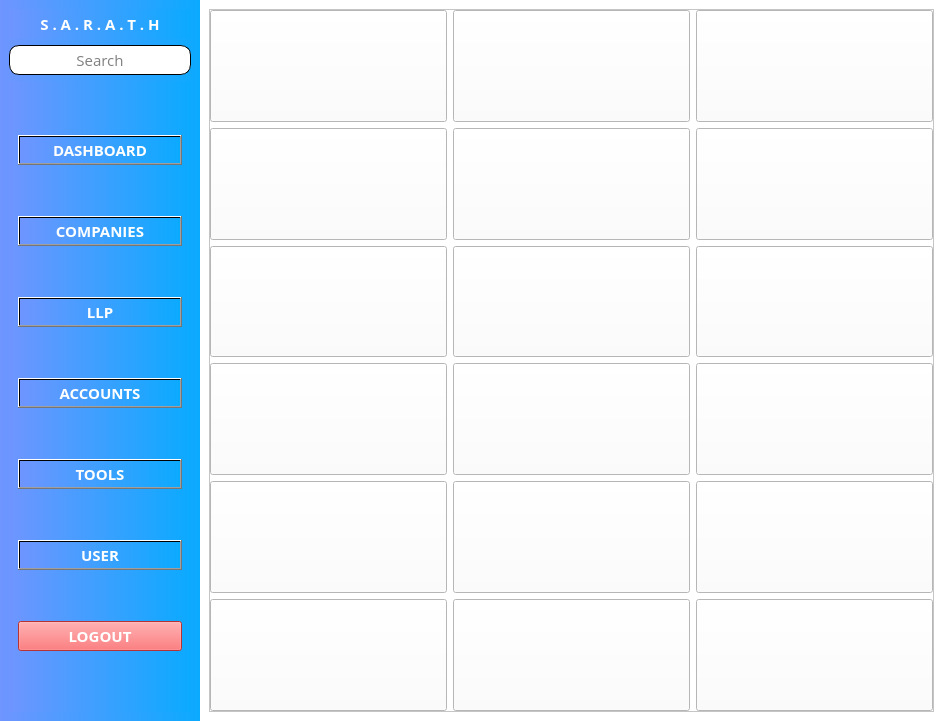
<?xml version="1.0" encoding="UTF-8"?>
<ui version="4.0">
 <class>SARATH</class>
 <widget class="QWidget" name="SARATH">
  <property name="geometry">
   <rect>
    <x>0</x>
    <y>0</y>
    <width>943</width>
    <height>721</height>
   </rect>
  </property>
  <property name="windowTitle">
   <string>S.A.R.A.T.H</string>
  </property>
  <layout class="QGridLayout" name="gridLayout">
   <property name="leftMargin">
    <number>0</number>
   </property>
   <property name="topMargin">
    <number>0</number>
   </property>
   <property name="rightMargin">
    <number>0</number>
   </property>
   <property name="bottomMargin">
    <number>0</number>
   </property>
   <property name="spacing">
    <number>0</number>
   </property>
   <item row="0" column="0">
    <widget class="QWidget" name="SideBar" native="true">
     <property name="sizePolicy">
      <sizepolicy hsizetype="Expanding" vsizetype="Expanding">
       <horstretch>0</horstretch>
       <verstretch>0</verstretch>
      </sizepolicy>
     </property>
     <property name="minimumSize">
      <size>
       <width>200</width>
       <height>0</height>
      </size>
     </property>
     <property name="maximumSize">
      <size>
       <width>200</width>
       <height>16777215</height>
      </size>
     </property>
     <property name="font">
      <font>
       <family>Open Sans</family>
       <pointsize>11</pointsize>
       <weight>50</weight>
       <italic>false</italic>
       <bold>false</bold>
       <stylestrategy>PreferAntialias</stylestrategy>
      </font>
     </property>
     <property name="styleSheet">
      <string notr="true">background-color: rgb(103, 73, 255);
background-color: qlineargradient(spread:pad, x1:0, y1:0, x2:1, y2:0, stop:0 rgba(111, 149, 255, 255), stop:1 rgba(11, 170, 255, 255));</string>
     </property>
     <layout class="QVBoxLayout" name="verticalLayout">
      <item>
       <widget class="QLabel" name="Title">
        <property name="maximumSize">
         <size>
          <width>16777215</width>
          <height>30</height>
         </size>
        </property>
        <property name="font">
         <font>
          <family>Open Sans</family>
          <pointsize>11</pointsize>
          <weight>75</weight>
          <italic>false</italic>
          <bold>true</bold>
          <stylestrategy>PreferAntialias</stylestrategy>
         </font>
        </property>
        <property name="styleSheet">
         <string notr="true">color: rgb(255, 255, 255);</string>
        </property>
        <property name="text">
         <string>S . A . R . A . T . H</string>
        </property>
        <property name="alignment">
         <set>Qt::AlignCenter</set>
        </property>
       </widget>
      </item>
      <item>
       <widget class="QLineEdit" name="SearchBar">
        <property name="minimumSize">
         <size>
          <width>0</width>
          <height>30</height>
         </size>
        </property>
        <property name="maximumSize">
         <size>
          <width>1677215</width>
          <height>16777215</height>
         </size>
        </property>
        <property name="font">
         <font>
          <family>Open Sans</family>
          <pointsize>11</pointsize>
          <weight>50</weight>
          <italic>false</italic>
          <bold>false</bold>
          <stylestrategy>PreferAntialias</stylestrategy>
         </font>
        </property>
        <property name="styleSheet">
         <string notr="true">border:1px outset; 
background-color: rgb(255, 255, 255);
border-radius:10px;  </string>
        </property>
        <property name="alignment">
         <set>Qt::AlignCenter</set>
        </property>
        <property name="placeholderText">
         <string>Search</string>
        </property>
        <property name="clearButtonEnabled">
         <bool>false</bool>
        </property>
       </widget>
      </item>
      <item>
       <widget class="QWidget" name="widget_2" native="true">
        <layout class="QGridLayout" name="gridLayout_4">
         <item row="3" column="0">
          <widget class="QPushButton" name="pushButton_4">
           <property name="font">
            <font>
             <family>Open Sans</family>
             <pointsize>11</pointsize>
             <weight>75</weight>
             <bold>true</bold>
             <stylestrategy>PreferAntialias</stylestrategy>
            </font>
           </property>
           <property name="styleSheet">
            <string notr="true">color: rgb(255, 255, 255);</string>
           </property>
           <property name="text">
            <string>ACCOUNTS</string>
           </property>
          </widget>
         </item>
         <item row="2" column="0">
          <widget class="QPushButton" name="pushButton_3">
           <property name="font">
            <font>
             <family>Open Sans</family>
             <pointsize>11</pointsize>
             <weight>75</weight>
             <bold>true</bold>
             <stylestrategy>PreferAntialias</stylestrategy>
            </font>
           </property>
           <property name="styleSheet">
            <string notr="true">color: rgb(255, 255, 255);</string>
           </property>
           <property name="text">
            <string>LLP</string>
           </property>
          </widget>
         </item>
         <item row="5" column="0">
          <widget class="QPushButton" name="pushButton_6">
           <property name="font">
            <font>
             <family>Open Sans</family>
             <pointsize>11</pointsize>
             <weight>75</weight>
             <bold>true</bold>
             <stylestrategy>PreferAntialias</stylestrategy>
            </font>
           </property>
           <property name="styleSheet">
            <string notr="true">color: rgb(255, 255, 255);</string>
           </property>
           <property name="text">
            <string>USER</string>
           </property>
          </widget>
         </item>
         <item row="1" column="0">
          <widget class="QPushButton" name="pushButton_2">
           <property name="font">
            <font>
             <family>Open Sans</family>
             <pointsize>11</pointsize>
             <weight>75</weight>
             <bold>true</bold>
             <stylestrategy>PreferAntialias</stylestrategy>
            </font>
           </property>
           <property name="styleSheet">
            <string notr="true">color: rgb(255, 255, 255);</string>
           </property>
           <property name="text">
            <string>COMPANIES</string>
           </property>
          </widget>
         </item>
         <item row="4" column="0">
          <widget class="QPushButton" name="pushButton_5">
           <property name="font">
            <font>
             <family>Open Sans</family>
             <pointsize>11</pointsize>
             <weight>75</weight>
             <bold>true</bold>
             <stylestrategy>PreferAntialias</stylestrategy>
            </font>
           </property>
           <property name="styleSheet">
            <string notr="true">color: rgb(255, 255, 255);</string>
           </property>
           <property name="text">
            <string>TOOLS</string>
           </property>
          </widget>
         </item>
         <item row="0" column="0">
          <widget class="QPushButton" name="pushButton">
           <property name="font">
            <font>
             <family>Open Sans</family>
             <pointsize>11</pointsize>
             <weight>75</weight>
             <bold>true</bold>
             <stylestrategy>PreferAntialias</stylestrategy>
            </font>
           </property>
           <property name="styleSheet">
            <string notr="true">color: rgb(255, 255, 255);</string>
           </property>
           <property name="text">
            <string>DASHBOARD</string>
           </property>
           <property name="flat">
            <bool>false</bool>
           </property>
          </widget>
         </item>
         <item row="6" column="0">
          <widget class="QPushButton" name="pushButton_7">
           <property name="font">
            <font>
             <family>Open Sans</family>
             <pointsize>11</pointsize>
             <weight>75</weight>
             <bold>true</bold>
             <stylestrategy>PreferAntialias</stylestrategy>
            </font>
           </property>
           <property name="styleSheet">
            <string notr="true">background-color: rgb(255, 71, 74);
color: rgb(255, 255, 255);</string>
           </property>
           <property name="text">
            <string>LOGOUT</string>
           </property>
          </widget>
         </item>
        </layout>
       </widget>
      </item>
     </layout>
    </widget>
   </item>
   <item row="0" column="1">
    <widget class="QWidget" name="MainArea" native="true">
     <property name="font">
      <font>
       <family>Open Sans</family>
       <pointsize>11</pointsize>
       <weight>50</weight>
       <italic>false</italic>
       <bold>false</bold>
       <stylestrategy>PreferAntialias</stylestrategy>
      </font>
     </property>
     <layout class="QGridLayout" name="gridLayout_6">
      <property name="leftMargin">
       <number>0</number>
      </property>
      <property name="topMargin">
       <number>0</number>
      </property>
      <property name="rightMargin">
       <number>0</number>
      </property>
      <property name="bottomMargin">
       <number>0</number>
      </property>
      <property name="spacing">
       <number>0</number>
      </property>
      <item row="0" column="0">
       <widget class="QWidget" name="MainArea_2" native="true">
        <property name="font">
         <font>
          <family>Open Sans</family>
          <pointsize>11</pointsize>
          <weight>50</weight>
          <italic>false</italic>
          <bold>false</bold>
          <stylestrategy>PreferAntialias</stylestrategy>
         </font>
        </property>
        <property name="styleSheet">
         <string notr="true">background-color: rgb(255, 255, 255);</string>
        </property>
        <layout class="QGridLayout" name="gridLayout_2">
         <item row="0" column="3">
          <widget class="QScrollArea" name="Dispaly">
           <property name="styleSheet">
            <string notr="true">background-color: rgb(255, 255, 255);</string>
           </property>
           <property name="widgetResizable">
            <bool>true</bool>
           </property>
           <widget class="QWidget" name="DisplayWindow">
            <property name="geometry">
             <rect>
              <x>0</x>
              <y>0</y>
              <width>723</width>
              <height>701</height>
             </rect>
            </property>
            <layout class="QGridLayout" name="gridLayout_3">
             <property name="leftMargin">
              <number>0</number>
             </property>
             <property name="topMargin">
              <number>0</number>
             </property>
             <property name="rightMargin">
              <number>0</number>
             </property>
             <property name="bottomMargin">
              <number>0</number>
             </property>
             <property name="spacing">
              <number>6</number>
             </property>
             <item row="5" column="0">
              <widget class="QToolButton" name="Button13">
               <property name="sizePolicy">
                <sizepolicy hsizetype="Expanding" vsizetype="Expanding">
                 <horstretch>0</horstretch>
                 <verstretch>0</verstretch>
                </sizepolicy>
               </property>
               <property name="font">
                <font>
                 <family>Open Sans</family>
                 <pointsize>12</pointsize>
                 <stylestrategy>PreferAntialias</stylestrategy>
                </font>
               </property>
               <property name="iconSize">
                <size>
                 <width>64</width>
                 <height>64</height>
                </size>
               </property>
               <property name="shortcut">
                <string>Ctrl+Alt+/</string>
               </property>
               <property name="toolButtonStyle">
                <enum>Qt::ToolButtonTextUnderIcon</enum>
               </property>
              </widget>
             </item>
             <item row="5" column="1">
              <widget class="QToolButton" name="Button14">
               <property name="sizePolicy">
                <sizepolicy hsizetype="Expanding" vsizetype="Expanding">
                 <horstretch>0</horstretch>
                 <verstretch>0</verstretch>
                </sizepolicy>
               </property>
               <property name="font">
                <font>
                 <family>Open Sans</family>
                 <pointsize>12</pointsize>
                 <stylestrategy>PreferAntialias</stylestrategy>
                </font>
               </property>
               <property name="iconSize">
                <size>
                 <width>64</width>
                 <height>64</height>
                </size>
               </property>
               <property name="shortcut">
                <string>Ctrl+Alt+U</string>
               </property>
               <property name="toolButtonStyle">
                <enum>Qt::ToolButtonTextUnderIcon</enum>
               </property>
              </widget>
             </item>
             <item row="3" column="0">
              <widget class="QToolButton" name="Button7">
               <property name="sizePolicy">
                <sizepolicy hsizetype="Expanding" vsizetype="Expanding">
                 <horstretch>0</horstretch>
                 <verstretch>0</verstretch>
                </sizepolicy>
               </property>
               <property name="font">
                <font>
                 <family>Open Sans</family>
                 <pointsize>12</pointsize>
                 <stylestrategy>PreferAntialias</stylestrategy>
                </font>
               </property>
               <property name="iconSize">
                <size>
                 <width>64</width>
                 <height>64</height>
                </size>
               </property>
               <property name="shortcut">
                <string>Ctrl+Alt+P</string>
               </property>
               <property name="toolButtonStyle">
                <enum>Qt::ToolButtonTextUnderIcon</enum>
               </property>
              </widget>
             </item>
             <item row="5" column="2">
              <widget class="QToolButton" name="Button15">
               <property name="sizePolicy">
                <sizepolicy hsizetype="Expanding" vsizetype="Expanding">
                 <horstretch>0</horstretch>
                 <verstretch>0</verstretch>
                </sizepolicy>
               </property>
               <property name="font">
                <font>
                 <family>Open Sans</family>
                 <pointsize>12</pointsize>
                 <stylestrategy>PreferAntialias</stylestrategy>
                </font>
               </property>
               <property name="iconSize">
                <size>
                 <width>64</width>
                 <height>64</height>
                </size>
               </property>
               <property name="shortcut">
                <string>Ctrl+Alt+]</string>
               </property>
               <property name="toolButtonStyle">
                <enum>Qt::ToolButtonTextUnderIcon</enum>
               </property>
              </widget>
             </item>
             <item row="2" column="0">
              <widget class="QToolButton" name="Button4">
               <property name="sizePolicy">
                <sizepolicy hsizetype="Expanding" vsizetype="Expanding">
                 <horstretch>0</horstretch>
                 <verstretch>0</verstretch>
                </sizepolicy>
               </property>
               <property name="font">
                <font>
                 <family>Open Sans</family>
                 <pointsize>12</pointsize>
                 <weight>50</weight>
                 <bold>false</bold>
                 <stylestrategy>PreferAntialias</stylestrategy>
                </font>
               </property>
               <property name="iconSize">
                <size>
                 <width>64</width>
                 <height>64</height>
                </size>
               </property>
               <property name="shortcut">
                <string>Ctrl+Shift+-</string>
               </property>
               <property name="toolButtonStyle">
                <enum>Qt::ToolButtonTextUnderIcon</enum>
               </property>
              </widget>
             </item>
             <item row="2" column="1">
              <widget class="QToolButton" name="Button5">
               <property name="sizePolicy">
                <sizepolicy hsizetype="Preferred" vsizetype="Preferred">
                 <horstretch>0</horstretch>
                 <verstretch>0</verstretch>
                </sizepolicy>
               </property>
               <property name="font">
                <font>
                 <pointsize>12</pointsize>
                 <stylestrategy>PreferAntialias</stylestrategy>
                </font>
               </property>
               <property name="iconSize">
                <size>
                 <width>64</width>
                 <height>64</height>
                </size>
               </property>
               <property name="shortcut">
                <string>Ctrl+Alt+V</string>
               </property>
               <property name="toolButtonStyle">
                <enum>Qt::ToolButtonTextUnderIcon</enum>
               </property>
              </widget>
             </item>
             <item row="4" column="2">
              <widget class="QToolButton" name="Button12">
               <property name="sizePolicy">
                <sizepolicy hsizetype="Expanding" vsizetype="Expanding">
                 <horstretch>0</horstretch>
                 <verstretch>0</verstretch>
                </sizepolicy>
               </property>
               <property name="font">
                <font>
                 <family>Open Sans</family>
                 <pointsize>12</pointsize>
                 <stylestrategy>PreferAntialias</stylestrategy>
                </font>
               </property>
               <property name="iconSize">
                <size>
                 <width>64</width>
                 <height>64</height>
                </size>
               </property>
               <property name="shortcut">
                <string>Ctrl+Alt+Q</string>
               </property>
               <property name="toolButtonStyle">
                <enum>Qt::ToolButtonTextUnderIcon</enum>
               </property>
              </widget>
             </item>
             <item row="0" column="2">
              <widget class="QToolButton" name="Button3">
               <property name="sizePolicy">
                <sizepolicy hsizetype="Expanding" vsizetype="Expanding">
                 <horstretch>0</horstretch>
                 <verstretch>0</verstretch>
                </sizepolicy>
               </property>
               <property name="font">
                <font>
                 <family>Open Sans</family>
                 <pointsize>12</pointsize>
                 <weight>50</weight>
                 <bold>false</bold>
                 <stylestrategy>PreferAntialias</stylestrategy>
                </font>
               </property>
               <property name="iconSize">
                <size>
                 <width>64</width>
                 <height>64</height>
                </size>
               </property>
               <property name="shortcut">
                <string>Ctrl+Shift+\</string>
               </property>
               <property name="toolButtonStyle">
                <enum>Qt::ToolButtonTextUnderIcon</enum>
               </property>
              </widget>
             </item>
             <item row="4" column="1">
              <widget class="QToolButton" name="Button11">
               <property name="sizePolicy">
                <sizepolicy hsizetype="Expanding" vsizetype="Expanding">
                 <horstretch>0</horstretch>
                 <verstretch>0</verstretch>
                </sizepolicy>
               </property>
               <property name="font">
                <font>
                 <family>Open Sans</family>
                 <pointsize>12</pointsize>
                </font>
               </property>
               <property name="iconSize">
                <size>
                 <width>64</width>
                 <height>64</height>
                </size>
               </property>
               <property name="shortcut">
                <string>Ctrl+Alt+K</string>
               </property>
               <property name="toolButtonStyle">
                <enum>Qt::ToolButtonTextUnderIcon</enum>
               </property>
              </widget>
             </item>
             <item row="6" column="0">
              <widget class="QToolButton" name="Button16">
               <property name="sizePolicy">
                <sizepolicy hsizetype="Expanding" vsizetype="Expanding">
                 <horstretch>0</horstretch>
                 <verstretch>0</verstretch>
                </sizepolicy>
               </property>
               <property name="font">
                <font>
                 <family>Open Sans</family>
                 <pointsize>12</pointsize>
                 <stylestrategy>PreferAntialias</stylestrategy>
                </font>
               </property>
               <property name="iconSize">
                <size>
                 <width>64</width>
                 <height>64</height>
                </size>
               </property>
               <property name="shortcut">
                <string>Ctrl+Alt+Q</string>
               </property>
               <property name="toolButtonStyle">
                <enum>Qt::ToolButtonTextUnderIcon</enum>
               </property>
              </widget>
             </item>
             <item row="0" column="1">
              <widget class="QToolButton" name="Button2">
               <property name="sizePolicy">
                <sizepolicy hsizetype="Expanding" vsizetype="Expanding">
                 <horstretch>0</horstretch>
                 <verstretch>0</verstretch>
                </sizepolicy>
               </property>
               <property name="font">
                <font>
                 <family>Open Sans</family>
                 <pointsize>12</pointsize>
                 <weight>50</weight>
                 <bold>false</bold>
                 <stylestrategy>PreferAntialias</stylestrategy>
                </font>
               </property>
               <property name="iconSize">
                <size>
                 <width>64</width>
                 <height>64</height>
                </size>
               </property>
               <property name="shortcut">
                <string>Ctrl+Shift+Backspace</string>
               </property>
               <property name="toolButtonStyle">
                <enum>Qt::ToolButtonTextUnderIcon</enum>
               </property>
              </widget>
             </item>
             <item row="4" column="0">
              <widget class="QToolButton" name="Button10">
               <property name="sizePolicy">
                <sizepolicy hsizetype="Expanding" vsizetype="Expanding">
                 <horstretch>0</horstretch>
                 <verstretch>0</verstretch>
                </sizepolicy>
               </property>
               <property name="font">
                <font>
                 <family>Open Sans</family>
                 <pointsize>12</pointsize>
                 <stylestrategy>PreferAntialias</stylestrategy>
                </font>
               </property>
               <property name="iconSize">
                <size>
                 <width>64</width>
                 <height>64</height>
                </size>
               </property>
               <property name="shortcut">
                <string>Ctrl+Alt+N</string>
               </property>
               <property name="toolButtonStyle">
                <enum>Qt::ToolButtonTextUnderIcon</enum>
               </property>
              </widget>
             </item>
             <item row="0" column="0">
              <widget class="QToolButton" name="Button1">
               <property name="sizePolicy">
                <sizepolicy hsizetype="Expanding" vsizetype="Expanding">
                 <horstretch>0</horstretch>
                 <verstretch>0</verstretch>
                </sizepolicy>
               </property>
               <property name="font">
                <font>
                 <family>Open Sans</family>
                 <pointsize>12</pointsize>
                 <weight>50</weight>
                 <bold>false</bold>
                 <stylestrategy>PreferAntialias</stylestrategy>
                </font>
               </property>
               <property name="iconSize">
                <size>
                 <width>64</width>
                 <height>64</height>
                </size>
               </property>
               <property name="shortcut">
                <string>Ctrl+Shift+=</string>
               </property>
               <property name="toolButtonStyle">
                <enum>Qt::ToolButtonTextUnderIcon</enum>
               </property>
              </widget>
             </item>
             <item row="2" column="2">
              <widget class="QToolButton" name="Button6">
               <property name="sizePolicy">
                <sizepolicy hsizetype="Expanding" vsizetype="Expanding">
                 <horstretch>0</horstretch>
                 <verstretch>0</verstretch>
                </sizepolicy>
               </property>
               <property name="font">
                <font>
                 <family>Open Sans</family>
                 <pointsize>12</pointsize>
                 <stylestrategy>PreferAntialias</stylestrategy>
                </font>
               </property>
               <property name="iconSize">
                <size>
                 <width>64</width>
                 <height>64</height>
                </size>
               </property>
               <property name="shortcut">
                <string>Ctrl+Alt+M</string>
               </property>
               <property name="toolButtonStyle">
                <enum>Qt::ToolButtonTextUnderIcon</enum>
               </property>
              </widget>
             </item>
             <item row="3" column="2">
              <widget class="QToolButton" name="Button9">
               <property name="sizePolicy">
                <sizepolicy hsizetype="Expanding" vsizetype="Expanding">
                 <horstretch>0</horstretch>
                 <verstretch>0</verstretch>
                </sizepolicy>
               </property>
               <property name="font">
                <font>
                 <family>Open Sans</family>
                 <pointsize>12</pointsize>
                 <stylestrategy>PreferAntialias</stylestrategy>
                </font>
               </property>
               <property name="iconSize">
                <size>
                 <width>64</width>
                 <height>64</height>
                </size>
               </property>
               <property name="shortcut">
                <string>Ctrl+Alt+G</string>
               </property>
               <property name="toolButtonStyle">
                <enum>Qt::ToolButtonTextUnderIcon</enum>
               </property>
              </widget>
             </item>
             <item row="3" column="1">
              <widget class="QToolButton" name="Button8">
               <property name="sizePolicy">
                <sizepolicy hsizetype="Expanding" vsizetype="Expanding">
                 <horstretch>0</horstretch>
                 <verstretch>0</verstretch>
                </sizepolicy>
               </property>
               <property name="font">
                <font>
                 <family>Open Sans</family>
                 <pointsize>12</pointsize>
                 <stylestrategy>PreferAntialias</stylestrategy>
                </font>
               </property>
               <property name="iconSize">
                <size>
                 <width>64</width>
                 <height>64</height>
                </size>
               </property>
               <property name="shortcut">
                <string>Ctrl+Alt+R</string>
               </property>
               <property name="toolButtonStyle">
                <enum>Qt::ToolButtonTextUnderIcon</enum>
               </property>
              </widget>
             </item>
             <item row="6" column="1">
              <widget class="QToolButton" name="Button17">
               <property name="sizePolicy">
                <sizepolicy hsizetype="Expanding" vsizetype="Expanding">
                 <horstretch>0</horstretch>
                 <verstretch>0</verstretch>
                </sizepolicy>
               </property>
               <property name="font">
                <font>
                 <family>Open Sans</family>
                 <pointsize>12</pointsize>
                 <stylestrategy>PreferAntialias</stylestrategy>
                </font>
               </property>
               <property name="iconSize">
                <size>
                 <width>64</width>
                 <height>64</height>
                </size>
               </property>
               <property name="toolButtonStyle">
                <enum>Qt::ToolButtonTextUnderIcon</enum>
               </property>
              </widget>
             </item>
             <item row="6" column="2">
              <widget class="QToolButton" name="Button18">
               <property name="sizePolicy">
                <sizepolicy hsizetype="Expanding" vsizetype="Expanding">
                 <horstretch>0</horstretch>
                 <verstretch>0</verstretch>
                </sizepolicy>
               </property>
               <property name="font">
                <font>
                 <family>Open Sans</family>
                 <pointsize>12</pointsize>
                 <stylestrategy>PreferAntialias</stylestrategy>
                </font>
               </property>
               <property name="iconSize">
                <size>
                 <width>64</width>
                 <height>64</height>
                </size>
               </property>
               <property name="toolButtonStyle">
                <enum>Qt::ToolButtonTextUnderIcon</enum>
               </property>
              </widget>
             </item>
            </layout>
           </widget>
          </widget>
         </item>
        </layout>
       </widget>
      </item>
     </layout>
    </widget>
   </item>
  </layout>
 </widget>
 <resources/>
 <connections/>
</ui>
